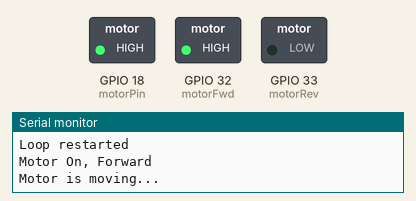
The sketch below on a simulated ESP32. Parts: switched loads named in the sketch (green lamp = pin HIGH), the last lines printed to the serial monitor. Not simulated (calls return 0 or success): arduino_secrets.h.

Above: at 2.5 s.
At 7.5 s:
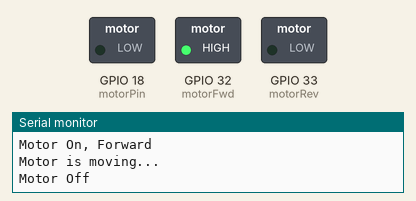
Timing chart, 0 to 11.5 s (numbered marks = the images above):
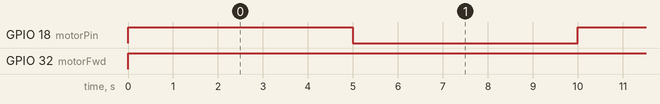

The sketch:

Lab_FIVE.ino
```cpp
#include "arduino_secrets.h"

/*

*/
#define motorPin 18 //enabling/disabling
#define motorFwd 32 //forward
#define motorRev 33 //reverse

void setup() {

  pinMode(motorPin, OUTPUT);
  pinMode(motorFwd, OUTPUT);
  pinMode(motorRev, OUTPUT);

  Serial.begin(9600);
  while(!Serial);

}

void loop() {

  Serial.println("Loop restarted");
  Serial.println("Motor On, Forward");
  digitalWrite(motorPin, HIGH);
  digitalWrite(motorFwd, HIGH);
  digitalWrite(motorRev, LOW);

  Serial.println("Motor is moving...");
 /*

  delay(5000);

  Serial.println("Motor Off");
  digitalWrite(motorPin, LOW);

  delay(5000);

  Serial.println("Motor On, Reverse");
  digitalWrite(motorPin, HIGH);
  digitalWrite(motorFwd, LOW);
  digitalWrite(motorRev, HIGH);
  */
  delay(5000);

  Serial.println("Motor Off");
  digitalWrite(motorPin, LOW);
  delay(5000);

  Serial.println("Motor is still off");
}
```

Measured:
- by itself, GPIO 18 (motorPin): alternates HIGH for 5.0 s and LOW for 5.0 s
- by itself, GPIO 32 (motorFwd): LOW → HIGH at 0.00 s
